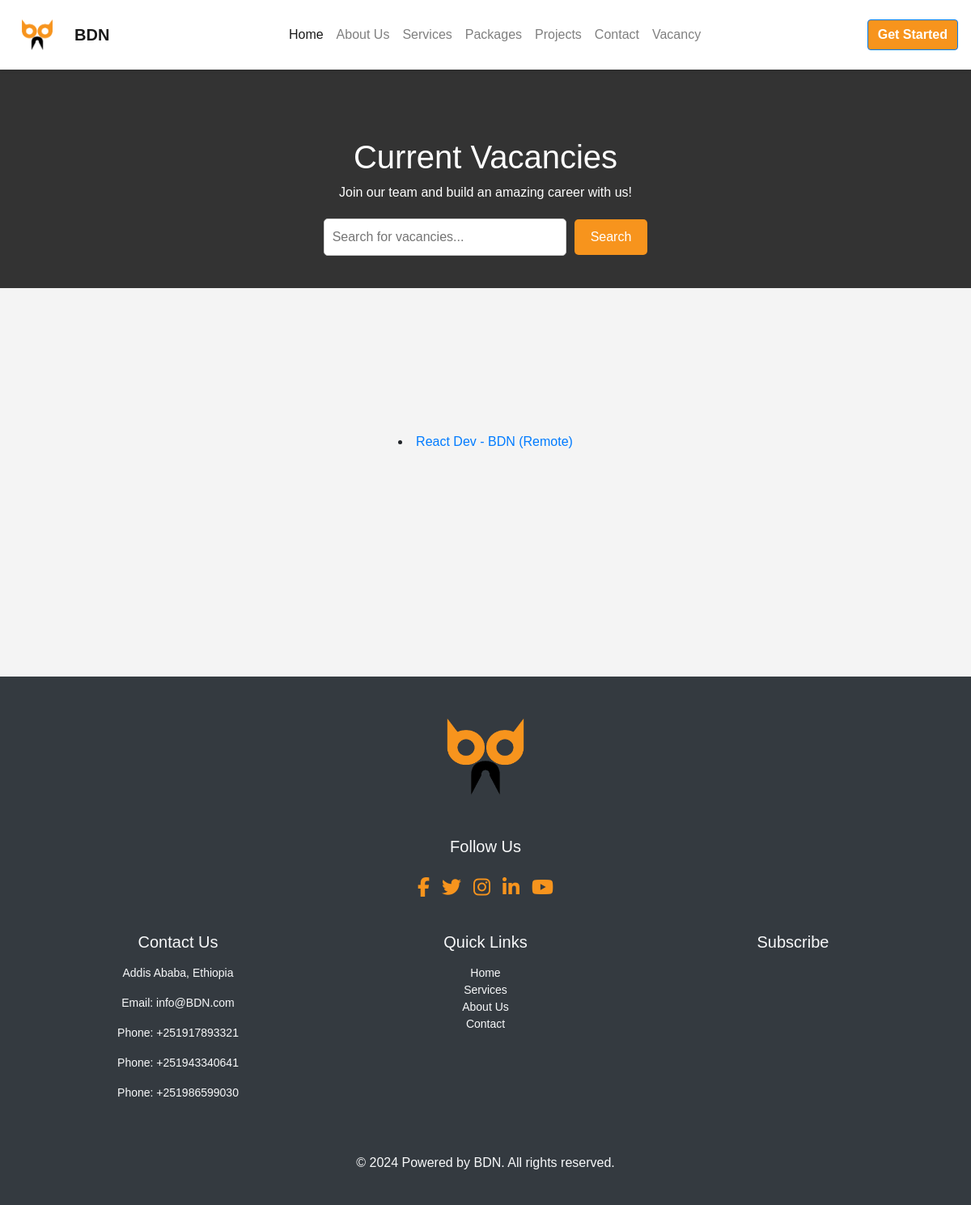
Page /vacancies/ on the committed database.
### vacancy/models.py (models this page shows, shortened)
class Vacancy(models.Model):
    title = models.CharField(max_length=200)
    description = models.TextField()
    location = models.CharField(max_length=100)
    company = models.CharField(max_length=100)
    salary = models.DecimalField(max_digits=10, decimal_places=2, null=True, blank=True)
    job_type = models.CharField(max_length=50, choices=[('Full-time', 'Full-time'), ('Part-time', 'Part-time'),
                                                        ('Contract', 'Contract')])
    added_date = models.DateTimeField(default=timezone.now)
    application_deadline = models.DateField()
    class Meta:
        ordering = ['-added_date']

### vacancy/views.py (the view)
# urls.py: path('', views.vacancy_list, name='vacancy_list'),
def vacancy_list(request):
    vacancies = Vacancy.objects.all()
    return render(request, 'vacancy/vacancy_list.html', {'vacancies': vacancies})

### vacancy/templates/vacancy/vacancy_list.html (shortened to what this page needs)
{% extends "base.html" %}
{% load static %}
{% block extra_head %}
<link rel="stylesheet" href="{% static 'vacancy/css/styles.css' %}">
{% endblock %}
{% block content %}
<header style="padding-top:100px;">
        <h1>Current Vacancies</h1>
        <p>Join our team and build an amazing career with us!</p>
        <div class="search-container">
            <input type="text" placeholder="Search for vacancies...">
            <button class="search-btn">Search</button>
        </div>
    </header>
    <main class="vacancy-list" style="padding-bottom:100px;">
        {% for vacancy in vacancies %}
    <li>
      <a href="{% url 'vacancy:vacancy_detail' vacancy.pk %}">
        {{ vacancy.title }} - {{ vacancy.company }} ({{ vacancy.location }})
      </a>
    </li>
        {% empty %}
        <div class="no-vacancy">
            <img src="{% static 'vacancy/images/vacancy.png' %}" alt="No Vacancies" class="no-vacancy-image">
            <p>No vacancies posted yet. Check back later!</p>
        </div>
         {% endfor %}
    </main>
{% endblock %}

### static/bdnpage/css/styles.css (style rules this page uses)
html { scroll-behavior: smooth; }
body { font-family: "Roboto", sans-serif; }

### vacancy/static/vacancy/css/styles.css (style rules this page uses)
body { font-family: Arial, sans-serif; margin: 0; padding: 0; background-color: #f4f4f4; padding-top: 70px; }
header { background-color: #333; color: white; padding: 20px; text-align: center; }
.search-container { margin: 20px 0; display: flex; justify-content: center; align-items: center; }
.search-container input { padding: 10px; width: 300px; border-radius: 5px; border: 1px solid #ccc; margin-right: 10px; }
.search-btn { padding: 10px 20px; background-color: #f7941d; color: white; border: none; border-radius: 5px; cursor: pointer; }
.vacancy-list { display: flex; justify-content: center; align-items: center; flex-direction: column; height: 60vh; }

### rows in the picture
Vacancy: title "React Dev", company "BDN", location "Remote"
